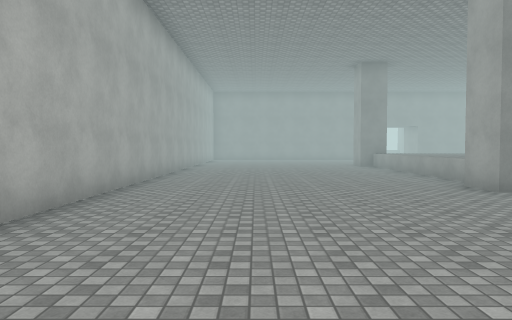
view 1 (above)

24 first-person views from a walk through a Unity game level. The camera is 1.5 m above the floor, tilts 2° down and sees 70° across. The floor is counted in squares, 2 m on a side. Each view is taken from the middle of a square. On the plan, view 1 faces up. The plan holds only what a view shows up to about 11 squares ahead; the rest is blank. The place goes on beyond the plan. The player character is not drawn. Surface patterns are stand-ins for the level's own textures.

view 2
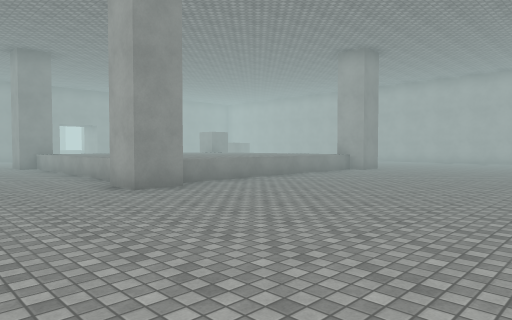

view 3
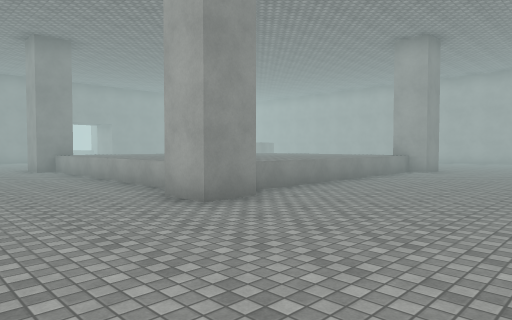

view 4
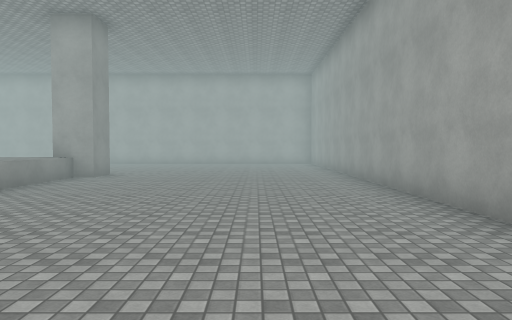

view 5
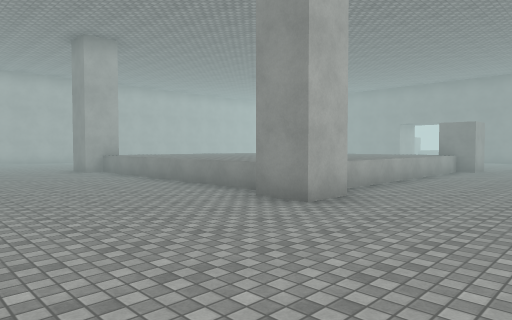

view 6
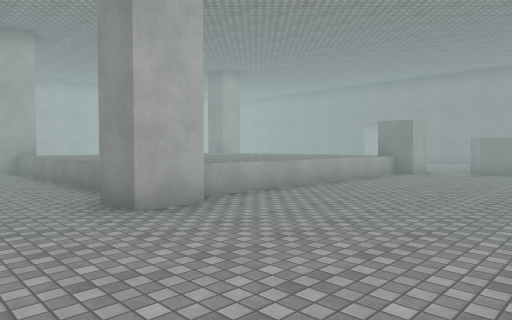

view 7
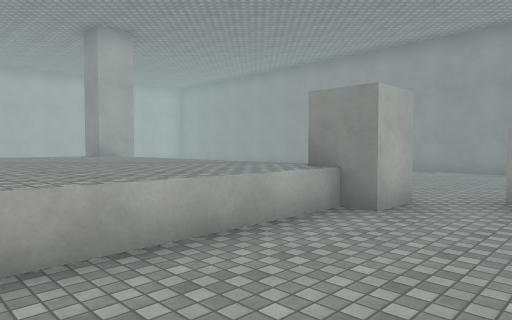

view 8
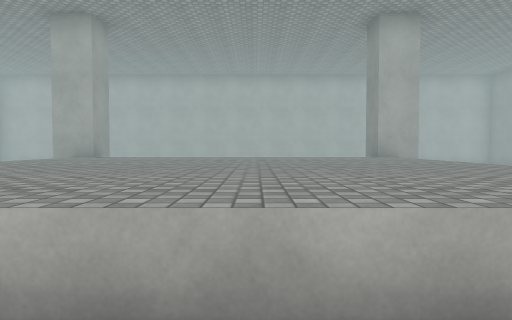

view 9
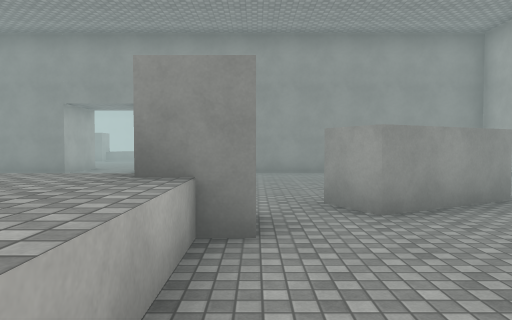

view 10
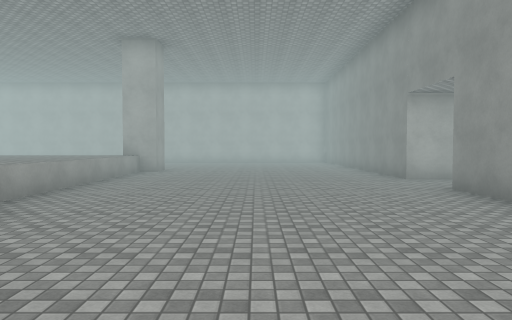

view 11
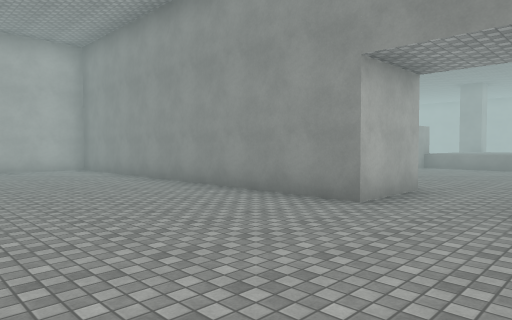

view 12
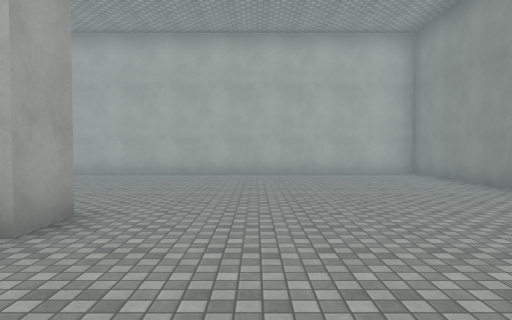

view 13
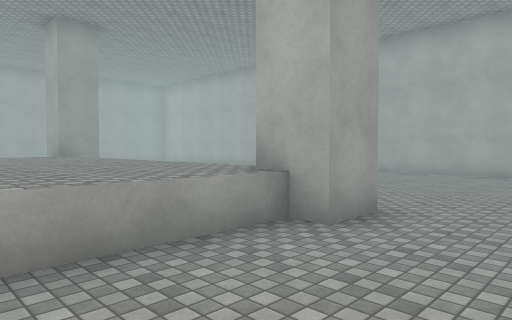

view 14
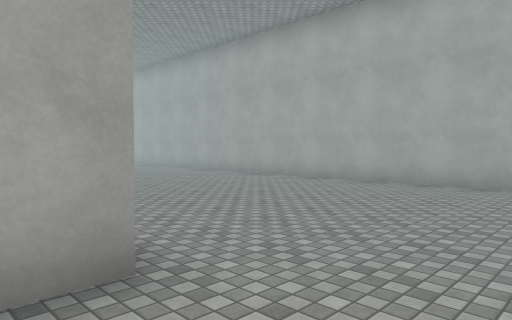

view 15
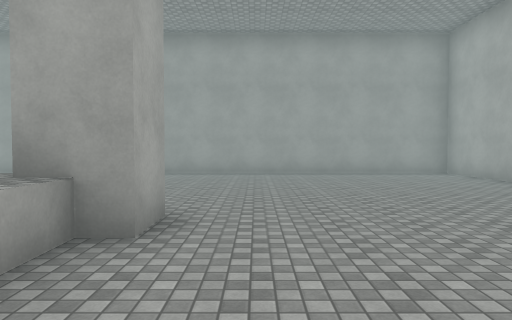

view 16
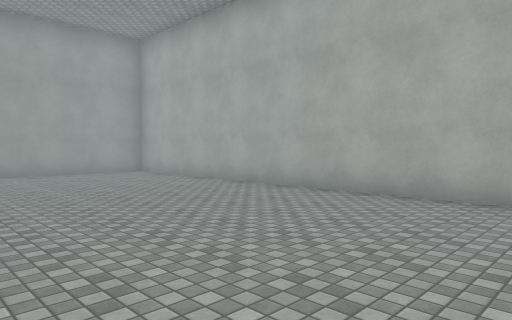

view 17
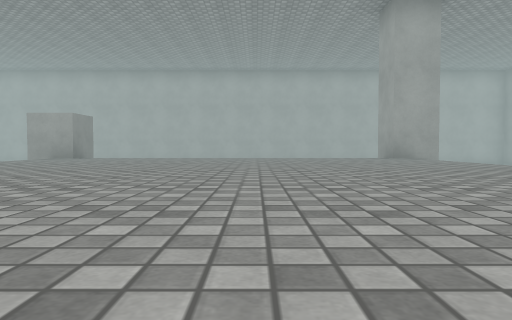

view 18
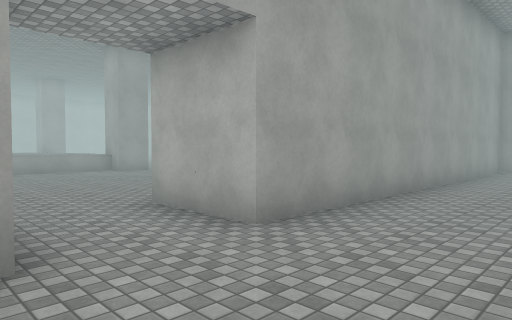

view 19
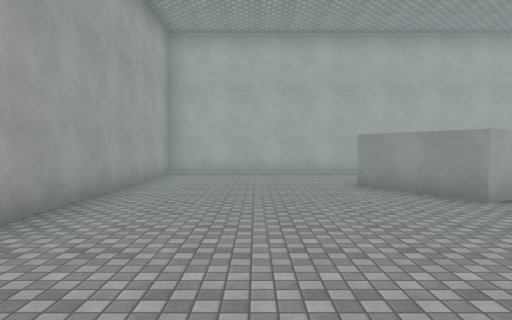

view 20
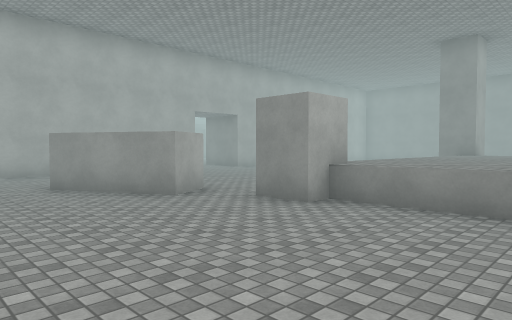

view 21
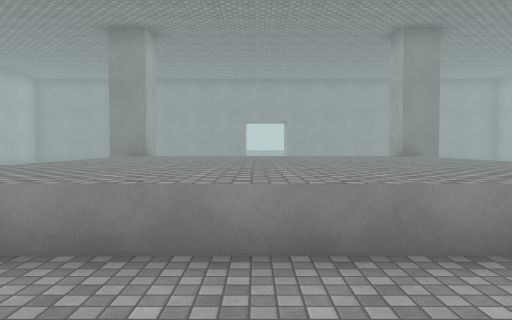

view 22
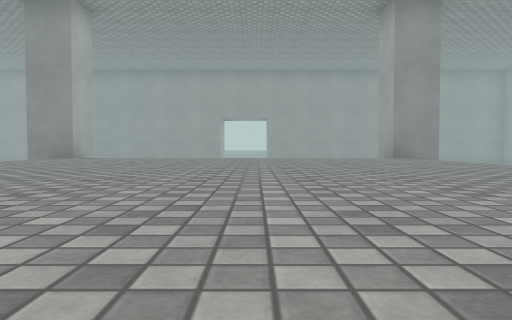

view 23
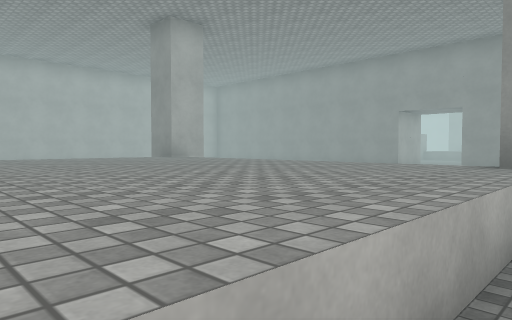

view 24
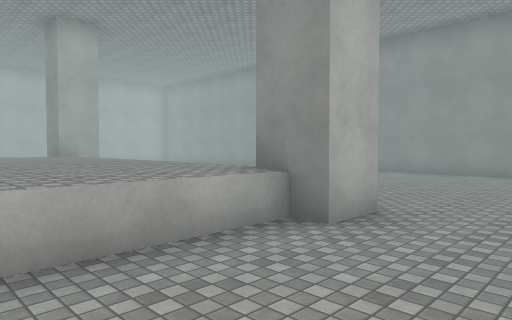

### Floor plan
Key: @ floor where view 1 was taken; # wall or solid block; . floor; ^ raised ledge; O other object.
Columns run from 3 left of view 1 to 17 right of it. Each row starts with its distance up from view 1.
 46              ####
 45              ....
 44               ...
 43               ....
 42               ....
 41                ...
 40                ...
 39         #      ##.
 38        #^^^^^^^^#..
 37         ^^^^^^^^...
 36         ^^^^^^^^..
 35         ^^^^^^^^. .
 34         ^^^^^^^^
 33    ..   ^^^^^^^^.
 32    ...  ^^^^^^^
 31     ...OO^^^^^
 30      .#OO.....
 29 #.  ###.....
 28 #...#.......
 27 #...........
 26 #........... .
 25 #............
 24 #.............
 23 ###########..#
 22 ###########..######
 21 #..................
 20 #..................
 19 #.................
 18 #................. .
 17 #.................
 16 #................###
 15 #......##......OO#..
 14 #......#^^^^^^^OO..
 13 #.......^^^^^^^^...
 12 #.......^^^^^^^^....
 11 #.......^^^^^^^^....
 10 #.......^^^^^^^^....
  9 #.......^^^^^^^^....
  8 #.......^^^^^^^^....
  7 #......#^^^^^^^^#....
  6 #......##......##....
  5 #...................
  4 #....................
  3 #..................
  2 #................. .
  1 #.................
  0 #..@..............
 -1 ##################

Positions as (right, up) in squares from view 1, and headings:
1: (0, 0), facing up
2: (1, 0), facing up-right
3: (1, 2), facing up-right
4: (3, 2), facing right
5: (16, 2), facing up-left
6: (17, 4), facing up-left
7: (15, 10), facing up-left
8: (14, 11), facing left
9: (13, 11), facing up
10: (16, 18), facing left
11: (10, 17), facing up-left
12: (8, 17), facing left
13: (8, 17), facing down-left
14: (5, 17), facing down-left
15: (3, 10), facing down
16: (3, 10), facing down-left
17: (4, 10), facing right
18: (10, 26), facing down-left
19: (8, 26), facing left
20: (8, 26), facing up-left
21: (8, 28), facing up
22: (9, 30), facing up
23: (13, 33), facing up-left
24: (15, 35), facing up-left
